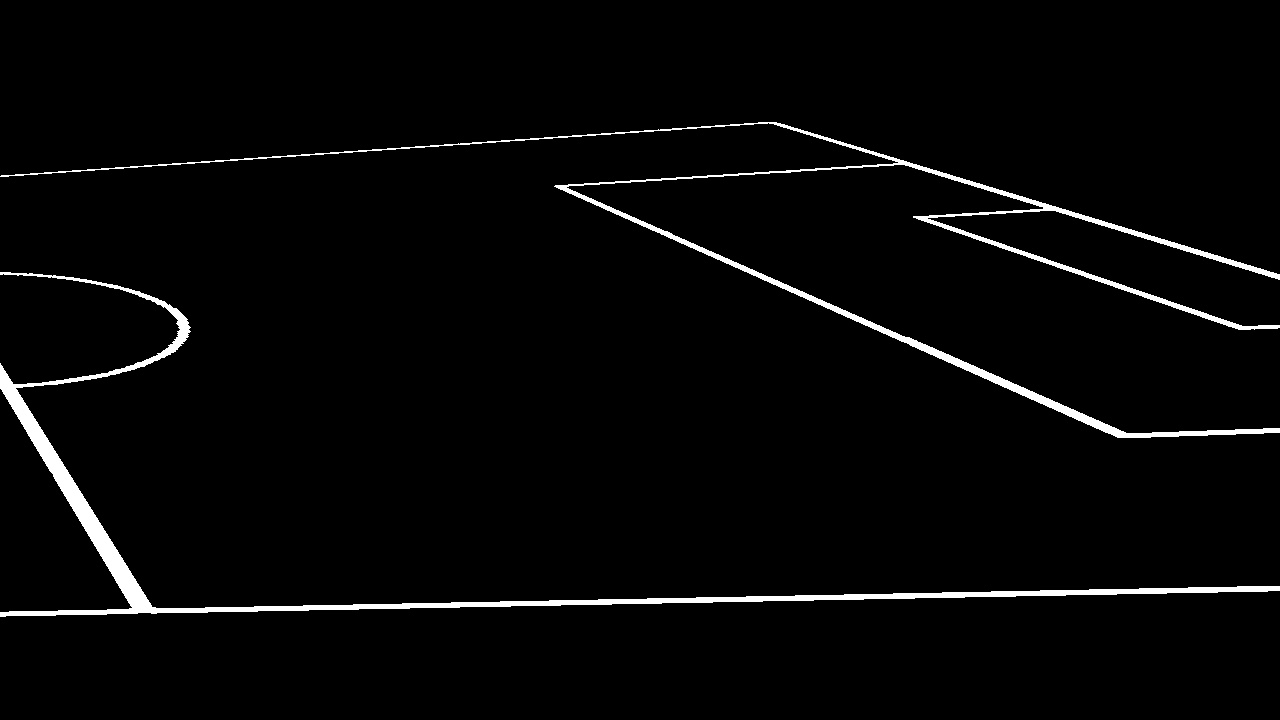
#> input picture clips/black_homo_image.jpg, 1280 x 720 px, given in place of chelsea_manchester.mp4, which was not available
$ python court_detect_demo.py
#> lines starting #> are read from the running program, lines starting #| are printed output that depends on the picture; pictures that were not available may be replaced by others from this repository, and a replacement may not be noted

import cv2
from cv2 import dnn_superres
import numpy as np
from auxiliary import aux

def detect_court(image):
    lower_color = np.array([35, 75, 60])
    upper_color = np.array([65, 255, 200])
    hsv = cv2.cvtColor(image, cv2.COLOR_BGR2HSV)
    mask = cv2.inRange(hsv, lower_color, upper_color)
    mask = cv2.morphologyEx(mask, cv2.MORPH_CLOSE, kernel=np.ones((20, 20), np.uint8))
    mask = cv2.morphologyEx(mask, cv2.MORPH_OPEN, kernel=np.ones((20, 20), np.uint8))
    img = cv2.bitwise_and(image, image, mask=mask)
    return img


def detect_white_line_pixels(image):
    lower_color = np.array([35, 0, 145])
    upper_color = np.array([75, 140, 255])
    hsv = cv2.cvtColor(image, cv2.COLOR_BGR2HSV)
    mask = cv2.inRange(hsv, lower_color, upper_color)
    # mask = cv2.morphologyEx(mask, cv2.MORPH_TOPHAT, kernel=np.ones((2, 2), np.uint8))
    img = cv2.bitwise_and(image, image, mask=mask)
    return img


# input_file = "../clips/belgium_japan.mp4"
# input_file = "../clips/aris_aek.mp4"
input_file = "../clips/chelsea_manchester.mp4"
vs = cv2.VideoCapture(input_file)
success, frame = vs.read()
#> frame is the input picture: shape (720, 1280, 3); min 0, max 255, mean 6.6

while success:
    img = cv2.resize(frame, (1280, 720))

    img_c = detect_court(img)
#> in detect_court, `hsv = cv2.cvtColor(image, cv2.COLOR_BGR2HSV)`: hsv: shape (720, 1280, 3); mean H, S, V 0, 0, 6.6
#> in detect_court, `mask = cv2.inRange(hsv, lower_color, upper_color)`: mask: shape (720, 1280); every value is 0
#> in detect_court, `img = cv2.bitwise_and(image, image, mask=mask)`: img: shape (720, 1280, 3); every value is 0

    # img_c = detect_white_line_pixels(img_c)

    # show dual images
    concat = np.concatenate((img,img_c), axis=1)
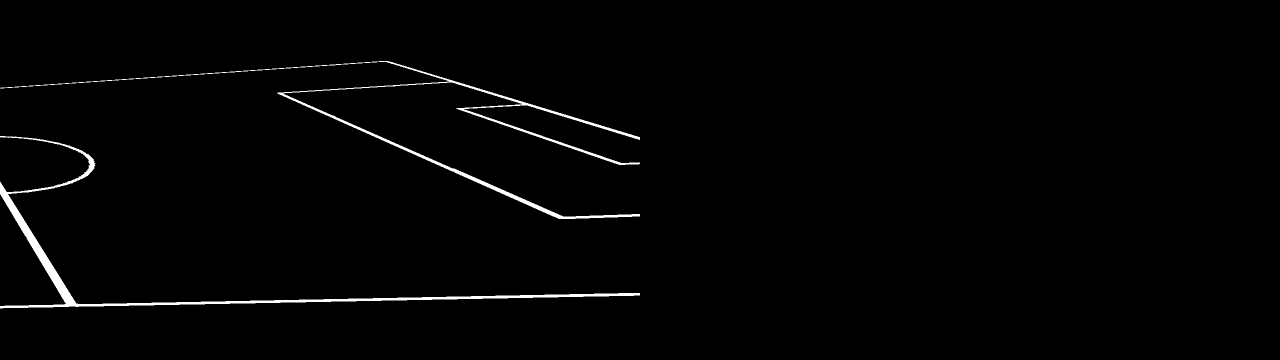
#> concat: shape (720, 2560, 3) (shown at 1/2 size); min 0, max 255, mean 3.3
    concat = cv2.resize(concat, (0, 0), None, .75, 1)
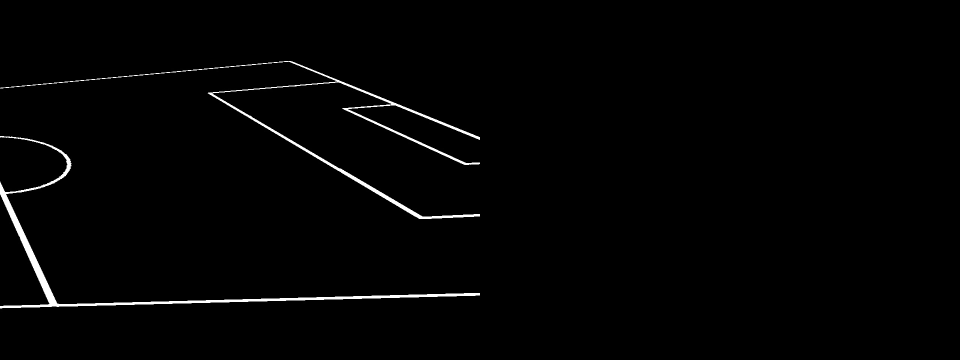
#> concat: shape (720, 1920, 3) (shown at 1/2 size); min 0, max 255, mean 3.3
    cv2.imshow('Display lines', concat)

    # writer.write(frame_with_boxes)
    # video play - pause - quit
    key = cv2.waitKey(1)
#> (key q is pressed here)
    if key == ord('q'):
        break
    if key == ord('p'):
        cv2.waitKey(-1)

    success, frame = vs.read()

print("[INFO] cleaning up...")
vs.release()
# writer.release()
cv2.destroyAllWindows()

$ run again, on clips/court.jpg
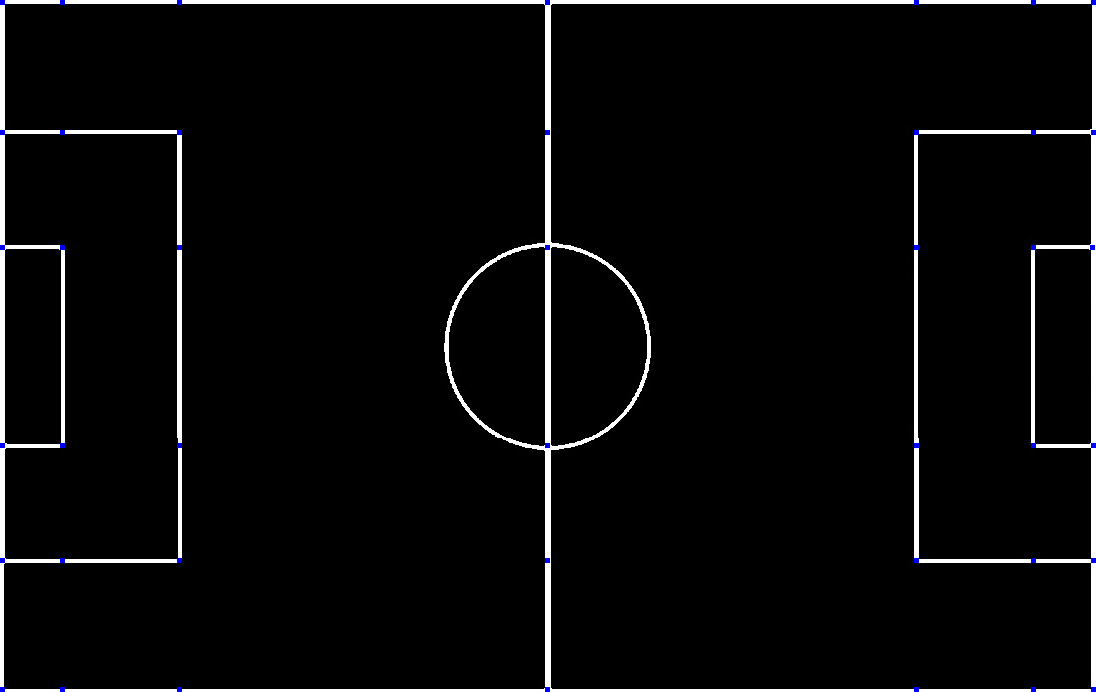
#> input picture clips/court.jpg, 1096 x 692 px, given in place of chelsea_manchester.mp4, which was not available
#> frame is the input picture: shape (692, 1096, 3); mean B, G, R 10.1, 9.8, 9.8
#> `img = cv2.resize(frame, (1280, 720))`:
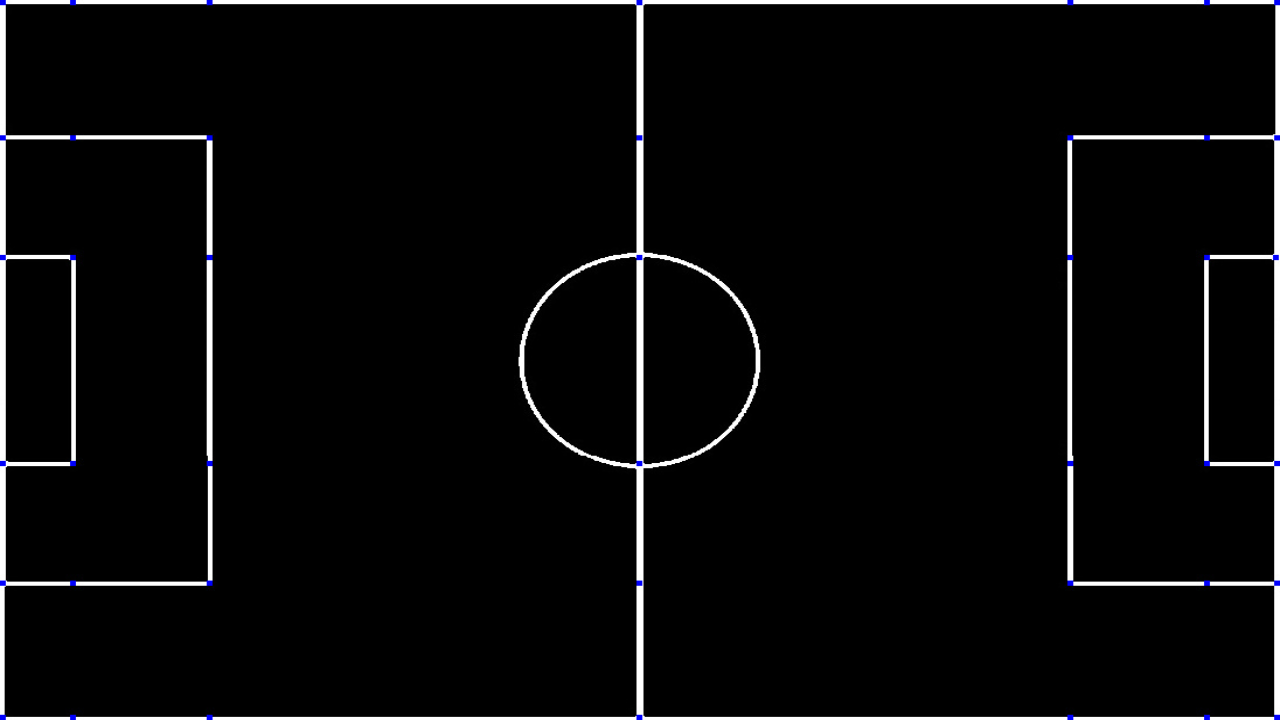
#> img: shape (720, 1280, 3); mean B, G, R 10.1, 9.8, 9.8
#> hsv: shape (720, 1280, 3); mean H, S, V 0.7, 1, 10.1
#> mask: shape (720, 1280); every value is 0
#> `concat = cv2.resize(concat, (0, 0), None, .75, 1)`:
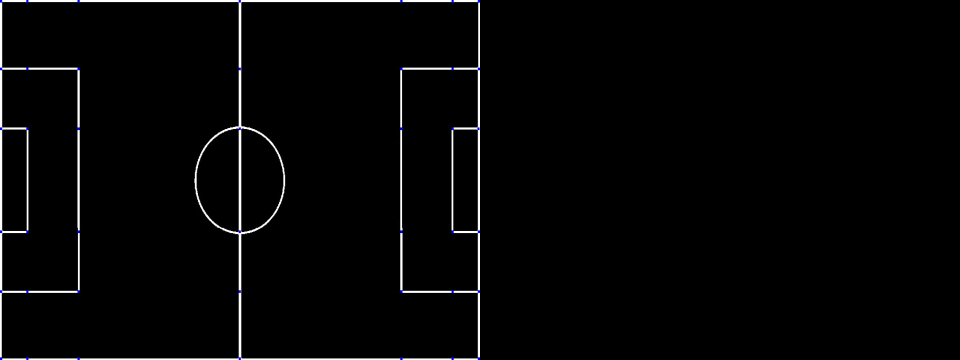
#> concat: shape (720, 1920, 3) (shown at 1/2 size); mean B, G, R 5.1, 4.9, 4.9
